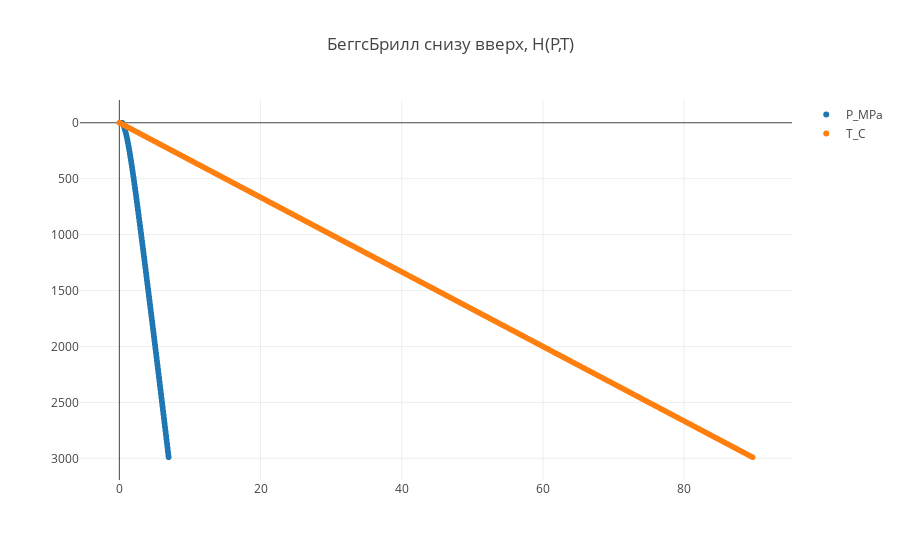

Notebook code cell kept with this figure:
### Markdown cell above
Построение графиков

### Code cell
tracep = go.Scattergl(
    x = hydr_data.p_list,
    y = hydr_data.h_list,
    name = 'P_MPa',
    mode = 'markers'
)

tracet = go.Scattergl(
    x = hydr_data.t_list,
    y = hydr_data.h_list,
    name = 'T_C',
    mode = 'markers'
)

data = [tracep, tracet]

plot()

### Figure 1 — Plotly figure (JSON) as saved in the notebook; plotly's stock layout.template omitted (floating-point values rounded to 4 significant figures; data arrays with more than 128 entries replaced by an {"elided": "..."} marker saying what was removed)
{"data": [{"mode": "markers", "name": "P_MPa", "type": "scattergl", "uid": "c3db1c3e-dfe0-4716-9edb-29d68e5a789e", "x": {"elided": "300 float values"}, "y": {"elided": "300 int values"}}, {"mode": "markers", "name": "T_C", "type": "scattergl", "uid": "1411f904-0ca7-4c6d-8eca-2c84bc399990", "x": {"elided": "300 float values"}, "y": {"elided": "300 int values"}}], "layout": {"title": {"text": "БеггсБрилл снизу вверх, H(P,T)"}, "yaxis": {"autorange": "reversed"}}}
